Frame 1 (no input): blank canvas, image omitted
Frame 60 (the mouse pressed at the canvas centre just before this capture): blank canvas, image omitted
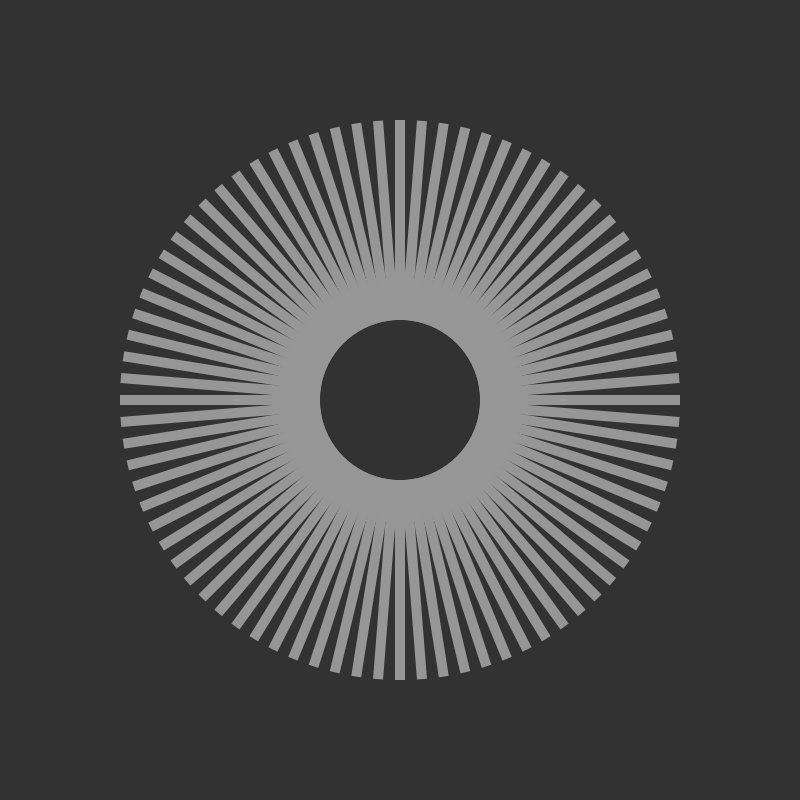
Frame 120 (the mouse held since frame 60 and released just before this capture)

The Processing sketch whose frames 1 and 60 were blank and that drew this single picture after the mouse press (run headless with seeded random() and noise(); from frame 60 on, the mouse is pressed at the canvas centre):

// Processing sketch: Structure_16_Radial_Rects_Offset
// ── Structure_16_Radial_Rects_Offset.pde
//KP S25 DMP
//Programming Data Visualition 
//DataVis Processing Toolkit
int rectHeight = 10;
int rectWidth = 200;

void setup() {
  size(800, 800);
}

void draw() {
  background(50);
  int rectCount = mouseY/5;
  float intraRectAngle = TWO_PI/rectCount;
  pushMatrix();
  translate(width/2, height/2);
  for (int i=0; i<rectCount; i++) {
    noStroke();
    fill(150);
    rotate(intraRectAngle);
    rect(mouseX/5, 0-rectHeight/2, rectWidth, rectHeight);
  }
  popMatrix();
}
